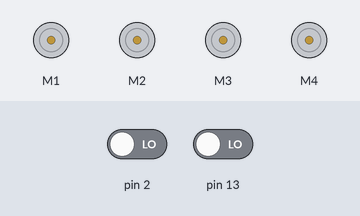
This sketch was run on a simulated Arduino Uno, built with avr-gcc and run on an emulated ATmega328P. Parts: 4 × DC motor (green arrow = forward, orange = backward, longer = faster). The inputs (shaded band) are chosen by the test bench; at power-on: pin 2 LOW, pin 13 LOW.

Above: at 4.05 s.
4.3 s: pin 2 driven HIGH
At 4.42 s:
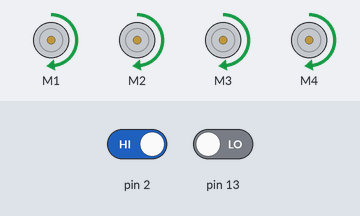
7.3 s: pin 13 driven HIGH
At 8.3 s:
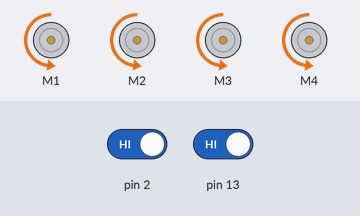
9.0 s: pin 2 driven LOW
At 9.17 s:
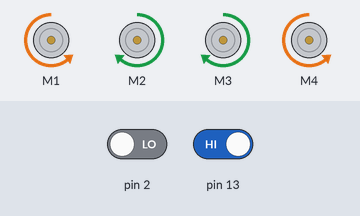
12.0 s: pin 13 driven LOW
Timing chart, 0 to 16.0 s (numbered marks = the images above; inputs shaded):
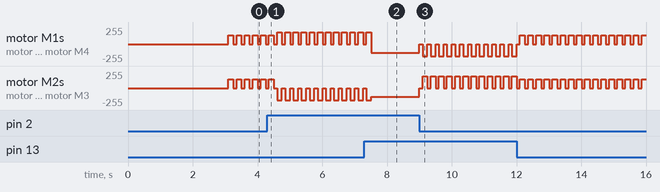

The sketch:

TrackFollowerFourWheelPower.ino
```cpp
#include <AFMotor.h>


AF_DCMotor motor1(1); // Front Right Motor
AF_DCMotor motor2(2); // Front Left Motor
AF_DCMotor motor3(3); // Back Left Motor
AF_DCMotor motor4(4); // Back Right Motor

int black = 0;
int white = 1;
int left_sensor;
int right_sensor;

void setup() {

              Serial.begin(115200); // Open serial monitor at 115200 baud to see ping results.

              set_speed();
              Stop();
                delay(3000);

}


void loop() {

       set_value();


           if(left_sensor == white && right_sensor  == white )
           {
             Forward();
           }

           else if(left_sensor == black && right_sensor  == black )
           {
             Stop();
             delay(100);
             Backward();
             delay(150);
             Stop();
           }

           else if(left_sensor == black)
           {
             Stop();
             delay(100);
             push_right();
           }

           else if(right_sensor == black)
           {
             Stop();
             delay(100);
             push_left();
           }


}


void set_value(){

                 left_sensor = digitalRead(13);
                 right_sensor = digitalRead(2);

}


void push_speed(){
                motor1.setSpeed(180);
                motor2.setSpeed(180);
                motor3.setSpeed(180);
                motor4.setSpeed(180);
}


void set_speed(){

                motor1.setSpeed(130);
                motor2.setSpeed(130);
                motor3.setSpeed(130);
                motor4.setSpeed(130);
}


void Forward(){

                motor1.run(BACKWARD);
                motor2.run(BACKWARD);
                motor3.run(BACKWARD);
                motor4.run(BACKWARD);

}


void Backward(){

                motor1.run(FORWARD);
                motor2.run(FORWARD);
                motor3.run(FORWARD);
                motor4.run(FORWARD);
}


void Stop(){

             motor1.run(RELEASE);
             motor2.run(RELEASE);
             motor3.run(RELEASE);
             motor4.run(RELEASE);
}


void move_right(){

                   motor2.run(BACKWARD);
                   motor3.run(BACKWARD);
                   motor1.run(FORWARD);
                   motor4.run(FORWARD);

                   delay(600);
}


void move_left(){

                  motor1.run(BACKWARD);
                  motor4.run(BACKWARD);
                  motor2.run(FORWARD);
                  motor3.run(FORWARD);

                  delay(600);
}


void push_right(){
                   push_speed();
                   motor2.run(BACKWARD);
                   motor3.run(BACKWARD);
                   motor1.run(FORWARD);
                   motor4.run(FORWARD);

                   delay(150);
                   set_speed();

}


void push_left(){

                  push_speed();
                  motor1.run(BACKWARD);
                  motor4.run(BACKWARD);
                  motor2.run(FORWARD);
                  motor3.run(FORWARD);


                  delay(150);
                  set_speed();

}
```

Measured:
- after the input at 9.0 s, motor M1, motor M4: alternates backward 180/255 for 0.15 s and stopped for 0.10 s, starting at once; motor M2, motor M3: alternates forward 180/255 for 0.15 s and stopped for 0.10 s, starting at once
- by itself, motor M1, motor M4: repeats every 0.25 s: stopped 0.10 s, forward 180/255 0.15 s
- by itself, motor M2, motor M3: repeats every 0.25 s: stopped 0.10 s, backward 180/255 0.15 s
